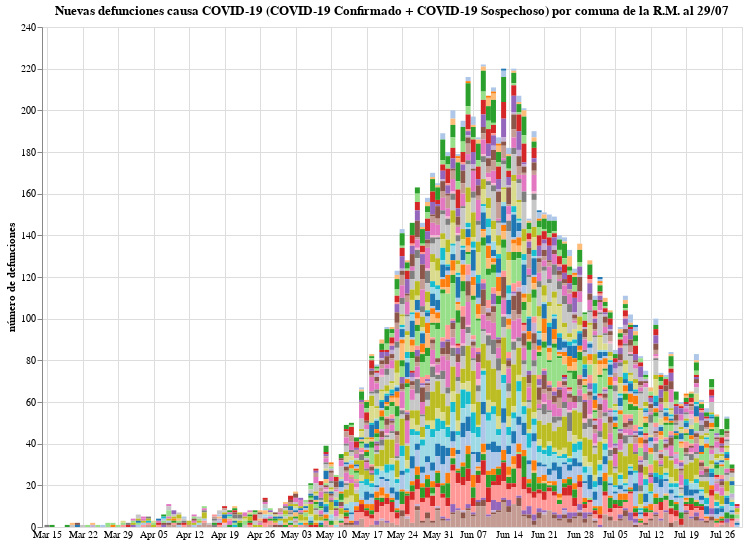

Notebook code for this chart:
### Code cell
#hide_input
input_dropdown = alt.binding_select(options=data_long_form['Comuna'].unique())
selection1 = alt.selection_single(fields=['Comuna'], bind=input_dropdown, name=' ')
selection2 = alt.selection_multi(fields=['Comuna'], on='mouseover')

color = alt.condition(selection1 | selection2,
                    alt.Color('Comuna:N', scale=alt.Scale(scheme='category20'), legend=None),
                    alt.value('lightgray'))

bars1 = alt.Chart(data_long_form).mark_bar().encode(
    x=alt.X("Fecha", axis=alt.Axis(title="", domain=False, tickSize=0)),
    y=alt.Y("Fallecidos confirmados", axis=alt.Axis(title="número de defunciones")),
    tooltip = ["Fecha", "Comuna", "Fallecidos confirmados"],
    color = color
).properties(
    title=f"Nuevas defunciones causa COVID-19 (COVID-19 Confirmado + COVID-19 Sospechoso) por comuna de la R.M. al {pd.to_datetime(last_date).strftime('%d/%m')}",
    height=500,
    width=700).add_selection(
    selection1, selection2
).transform_filter(
    selection1
)

bars1

### Figure 1 — Vega-Lite specification as saved in the notebook (floating-point values rounded to 4 significant figures; data arrays with more than 128 entries replaced by an {"elided": "..."} marker saying what was removed)
{"config": {"view": {"continuousWidth": 400, "continuousHeight": 300}}, "data": {"name": "data-c69cb44e2569e2c562d9625f36914856"}, "mark": "bar", "encoding": {"color": {"condition": {"type": "nominal", "field": "Comuna", "legend": null, "scale": {"scheme": "category20"}, "selection": {"or": [" ", "selector001"]}}, "value": "lightgray"}, "tooltip": [{"type": "temporal", "field": "Fecha"}, {"type": "nominal", "field": "Comuna"}, {"type": "quantitative", "field": "Fallecidos confirmados"}], "x": {"type": "temporal", "axis": {"domain": false, "tickSize": 0, "title": ""}, "field": "Fecha"}, "y": {"type": "quantitative", "axis": {"title": "número de defunciones"}, "field": "Fallecidos confirmados"}}, "height": 500, "selection": {" ": {"type": "single", "fields": ["Comuna"], "bind": {"input": "select", "options": ["Alhué", "Buin", "Calera de Tango", "Cerrillos", "Cerro Navia", "Colina", "Conchalí", "Curacaví", "El Bosque", "El Monte", "Estación Central", "Huechuraba", "Independencia", "Isla de Maipo", "La Cisterna", "La Florida", "La Granja", "La Pintana", "La Reina", "Lampa", "Las Condes", "Lo Barnechea", "Lo Espejo", "Lo Prado", "Macul", "Maipú", "María Pinto", "Melipilla", "Padre Hurtado", "Paine", "Pedro Aguirre Cerda", "Peñaflor", "Peñalolén", "Pirque", "Providencia", "Pudahuel", "Puente Alto", "Quilicura", "Quinta Normal", "Recoleta", "Renca", "San Bernardo", "San Joaquín", "San José de Maipo", "San Miguel", "San Pedro", "San Ramón", "Santiago", "Talagante", "Tiltil", "Vitacura", "Ñuñoa"]}}, "selector001": {"type": "multi", "fields": ["Comuna"], "on": "mouseover"}}, "title": "Nuevas defunciones causa COVID-19 (COVID-19 Confirmado + COVID-19 Sospechoso) por comuna de la R.M. al 29/07", "transform": [{"filter": {"selection": " "}}], "width": 700, "$schema": "https://vega.github.io/schema/vega-lite/v4.8.1.json", "datasets": {"data-c69cb44e2569e2c562d9625f36914856": {"elided": "7124 records"}}}
